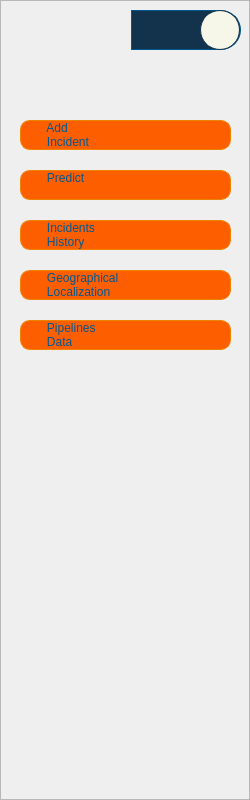
   <widget class="QFrame" name="frame">
    <property name="enabled">
     <bool>true</bool>
    </property>
    <property name="geometry">
     <rect>
      <x>0</x>
      <y>-1</y>
      <width>250</width>
      <height>800</height>
     </rect>
    </property>
    <property name="styleSheet">
     <string notr="true">#frame{
	background-color:rgb(19, 51, 76);
	box-shadow: 0 0 10px 5px rgba(19, 51, 76, 0.5);
    z-index:8;


}</string>
    </property>
    <property name="frameShape">
     <enum>QFrame::StyledPanel</enum>
    </property>
    <property name="frameShadow">
     <enum>QFrame::Raised</enum>
    </property>
    <widget class="QWidget" name="verticalLayoutWidget">
     <property name="geometry">
      <rect>
       <x>20</x>
       <y>100</y>
       <width>211</width>
       <height>271</height>
      </rect>
     </property>
     <layout class="QVBoxLayout" name="verticalLayout" stretch="1,1,0,0,0">
      <property name="spacing">
       <number>0</number>
      </property>
      <property name="sizeConstraint">
       <enum>QLayout::SetDefaultConstraint</enum>
      </property>
      <item>
       <widget class="QPushButton" name="pushButton">
        <property name="layoutDirection">
         <enum>Qt::LeftToRight</enum>
        </property>
        <property name="styleSheet">
         <string notr="true">QPushButton {      
	                        background-color:rgb(253, 95, 0);
                                       font: 900 11pt  Arial Black;
                                     color:rgb(0, 87, 146);
                                    border:  1px solid rgb(237, 131, 0);
                                    border-radius:10%;
                                    text-align: left;
                                    padding-left: 16px;
                                    }
                                    QPushButton:hover {
                                        background-color:qlineargradient(spread:repeat, x1:0, y1:1, x2:1, y2:0, stop:0.28436 rgba(253, 95, 0, 255), stop:0.890995 rgba(255, 193, 35, 255));
                                        border:  1px solid gray;
                                        box-shadow: 5px 10px rgb(255, 175, 15);
                                   }
QPushButton:disabled {background-color:qlineargradient(spread:pad, x1:0.843, y1:0.340273, x2:0, y2:0.301682, stop:0.042654 rgba(72, 72, 72, 255), stop:1 rgba(255, 255, 255, 255)) ;
                                           border:  1px solid gray;
 }
</string>
        </property>
        <property name="text">
         <string>   Add
   Incident</string>
        </property>
        <property name="icon">
         <iconset>
          <normaloff>icons/icons8-add-to-database-50.png</normaloff>icons/icons8-add-to-database-50.png</iconset>
        </property>
        <property name="iconSize">
         <size>
          <width>20</width>
          <height>20</height>
         </size>
        </property>
       </widget>
      </item>
      <item>
       <widget class="QPushButton" name="pushButton_2">
        <property name="styleSheet">
         <string notr="true">QPushButton { background-color: rgb(253, 95, 0);
                                       font: 900 11pt  Arial Black;
                                     color:rgb(0, 87, 146);
                                    border:  1px solid rgb(237, 131, 0);
                                    border-radius:10%;
                                    text-align: left;
                                    padding-left: 16px;
                                    }
                                    QPushButton:hover {
                                         background-color:qlineargradient(spread:repeat, x1:0, y1:1, x2:1, y2:0, stop:0.28436 rgba(253, 95, 0, 255), stop:0.890995 rgba(255, 193, 35, 255));
                                        border:  1px solid gray;
                                        box-shadow: 5px 10px rgb(255, 175, 15);
                                   }
                                    QPushButton:disabled {background-color:qlineargradient(spread:pad, x1:0.843, y1:0.340273, x2:0, y2:0.301682, stop:0.042654 rgba(72, 72, 72, 255), stop:1 rgba(255, 255, 255, 255)) ;
                                           border:  1px solid gray;
 }</string>
        </property>
        <property name="text">
         <string>   Predict
</string>
        </property>
        <property name="icon">
         <iconset>
          <normaloff>icons/icons8-analysis-64.png</normaloff>icons/icons8-analysis-64.png</iconset>
        </property>
        <property name="iconSize">
         <size>
          <width>20</width>
          <height>20</height>
         </size>
        </property>
       </widget>
      </item>
      <item>
       <widget class="QPushButton" name="pushButton_4">
        <property name="styleSheet">
         <string notr="true">QPushButton { background-color: rgb(253, 95, 0);
                                       font: 900 11pt  Arial Black;
                                     color:rgb(0, 87, 146);
                                    border:  1px solid rgb(237, 131, 0);
                                    border-radius:10%;
                                    text-align: left;
                                    padding-left: 16px;
                                    }
                                    QPushButton:hover {
                                         background-color:qlineargradient(spread:repeat, x1:0, y1:1, x2:1, y2:0, stop:0.28436 rgba(253, 95, 0, 255), stop:0.890995 rgba(255, 193, 35, 255));
                                        border:  1px solid gray;
                                        box-shadow: 5px 10px rgb(255, 175, 15);
                                   }
                                    QPushButton:disabled {background-color:qlineargradient(spread:pad, x1:0.843, y1:0.340273, x2:0, y2:0.301682, stop:0.042654 rgba(72, 72, 72, 255), stop:1 rgba(255, 255, 255, 255)) ;
                                           border:  1px solid gray;
 }
</string>
        </property>
        <property name="text">
         <string>   Incidents
   History </string>
        </property>
        <property name="icon">
         <iconset>
          <normaloff>icons/icons8-browsing-history-64.png</normaloff>icons/icons8-browsing-history-64.png</iconset>
        </property>
        <property name="iconSize">
         <size>
          <width>20</width>
          <height>20</height>
         </size>
        </property>
       </widget>
      </item>
      <item>
       <widget class="QPushButton" name="pushButton_5">
        <property name="styleSheet">
         <string notr="true">QPushButton { background-color: rgb(253, 95, 0);
                                       font: 900 11pt  Arial Black;
                                     color:rgb(0, 87, 146);
                                    border:  1px solid rgb(237, 131, 0);
                                    border-radius:10%;
                                    text-align: left;
                                    padding-left: 16px;
                                    }
                                    QPushButton:hover {
                                        background-color:qlineargradient(spread:repeat, x1:0, y1:1, x2:1, y2:0, stop:0.28436 rgba(253, 95, 0, 255), stop:0.890995 rgba(255, 193, 35, 255));
                                        border:  1px solid gray;
                                        box-shadow: 5px 10px rgb(255, 175, 15);
                                   }
                                    QPushButton:disabled {background-color:qlineargradient(spread:pad, x1:0.843, y1:0.340273, x2:0, y2:0.301682, stop:0.042654 rgba(72, 72, 72, 255), stop:1 rgba(255, 255, 255, 255)) ;
                                           border:  1px solid gray;
 }
</string>
        </property>
        <property name="text">
         <string>   Geographical
   Localization</string>
        </property>
        <property name="icon">
         <iconset>
          <normaloff>icons/icons8-worldwide-location-26.png</normaloff>icons/icons8-worldwide-location-26.png</iconset>
        </property>
        <property name="iconSize">
         <size>
          <width>20</width>
          <height>20</height>
         </size>
        </property>
       </widget>
      </item>
      <item>
       <widget class="QPushButton" name="pushButton_6">
        <property name="styleSheet">
         <string notr="true">QPushButton { background-color: rgb(253, 95, 0);
                                       font: 900 11pt  Arial Black;
                                     color:rgb(0, 87, 146);
                                    border:  1px solid rgb(237, 131, 0);
                                    border-radius:10%;
                                    text-align: left;
                                    padding-left: 16px;
                                    }
                                    QPushButton:hover {
                                        background-color:qlineargradient(spread:repeat, x1:0, y1:1, x2:1, y2:0, stop:0.28436 rgba(253, 95, 0, 255), stop:0.890995 rgba(255, 193, 35, 255));
                                        border:  1px solid gray;
                                        box-shadow: 5px 10px rgb(255, 175, 15);
                                   }
                                    QPushButton:disabled {background-color:qlineargradient(spread:pad, x1:0.843, y1:0.340273, x2:0, y2:0.301682, stop:0.042654 rgba(72, 72, 72, 255), stop:1 rgba(255, 255, 255, 255)) ;
                                           border:  1px solid gray;
 }
</string>
        </property>
        <property name="text">
         <string>   Pipelines
   Data</string>
        </property>
        <property name="iconSize">
         <size>
          <width>20</width>
          <height>20</height>
         </size>
        </property>
       </widget>
      </item>
     </layout>
    </widget>
    <widget class="QLabel" name="label_19">
     <property name="geometry">
      <rect>
       <x>200</x>
       <y>10</y>
       <width>40</width>
       <height>40</height>
      </rect>
     </property>
     <property name="styleSheet">
      <string notr="true">border-radius:20% ;
border: 1px solid rgb(19, 51, 76);
background-color:rgb(246, 246, 233);
</string>
     </property>
     <property name="text">
      <string/>
     </property>
     <property name="scaledContents">
      <bool>true</bool>
     </property>
    </widget>
    <widget class="QToolButton" name="toolButton">
     <property name="geometry">
      <rect>
       <x>131</x>
       <y>10</y>
       <width>110</width>
       <height>40</height>
      </rect>
     </property>
     <property name="cursor">
      <cursorShape>PointingHandCursor</cursorShape>
     </property>
     <property name="styleSheet">
      <string notr="true">QToolButton{border-top-right-radius:20px;
border-bottom-right-radius:20px;
background-color: rgb(19, 51, 76);
padding-right:30%;
font: 700 8pt  Arial Black;
color:rgb(0, 87, 146);
	border-color: rgb(0, 87, 146);
border: 1px solid rgb(0, 87, 146);
}

QToolButton:hover{
    
	color: rgb(253, 95, 0);
	border: 1px solid rgb(253, 95, 0);
   border-bottom-right-radius:0px;
}</string>
     </property>
     <property name="text">
      <string/>
     </property>
     <property name="popupMode">
      <enum>QToolButton::InstantPopup</enum>
     </property>
     <property name="arrowType">
      <enum>Qt::NoArrow</enum>
     </property>
    </widget>
    <zorder>verticalLayoutWidget</zorder>
    <zorder>toolButton</zorder>
    <zorder>label_19</zorder>
   </widget>
